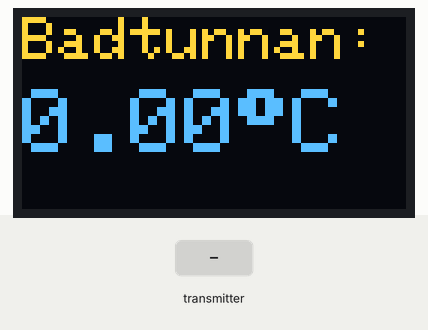
A sketch run on a simulated ESP8266 (NodeMCU). Parts: 128×64 one-colour display. Inputs (shaded band) come from the test bench. The OLED is the two-colour kind (top 16 rows yellow); what the sketch prints to the serial monitor is not drawn.

Above: at 3.2 s.
3.3 s: the transmitter starts sending temperature = 25
At 5.2 s:
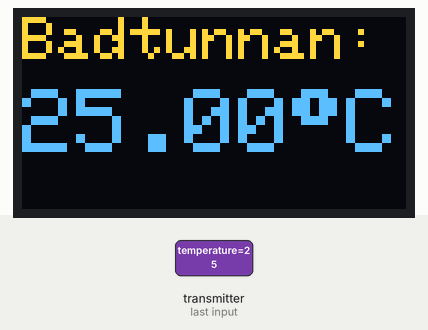
5.6 s: the transmitter starts sending temperature = 50
At 7.4 s:
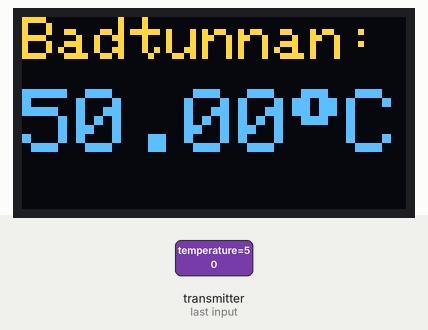
Timing chart, 0 to 8.9 s (numbered marks = the images above; inputs shaded):
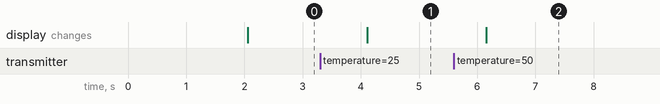

Measured:
- after the input at 3.3 s, the display: changes after 0.81 s (image 1)
- after the input at 5.6 s, the display: changes after 0.56 s (image 2)

The sketch:

hotTubReseiver.ino
```cpp
#include <ESP8266WiFi.h>
#include <espnow.h>
#include <Wire.h>
#include <Adafruit_GFX.h>
#include <Adafruit_SSD1306.h>

#define SCREEN_WIDTH 128 // OLED display width, in pixels
#define SCREEN_HEIGHT 64 // OLED display height, in pixels

// Declaration for an SSD1306 display connected to I2C (SDA, SCL pins)
Adafruit_SSD1306 display(SCREEN_WIDTH, SCREEN_HEIGHT, &Wire, -1);

// REPLACE WITH SENDER MAC Address
uint8_t senderMAC[] = {0xA4, 0xCF, 0x12, 0xC1, 0xC3, 0x82};

// Structure example to receive data
typedef struct struct_message {
  float temperature;
} struct_message;

// Create a struct_message called receivedData
struct_message receivedData;

static unsigned long lastReceiveTime = 0; // Last time a message was received

// Callback when data is received
void OnDataRecv(uint8_t *mac, uint8_t *incomingData, uint8_t len) {
  memcpy(&receivedData, incomingData, sizeof(receivedData));
  Serial.print("Received temperature: ");
  Serial.print(receivedData.temperature);
  Serial.println(" °C");
  lastReceiveTime = millis(); // Update last receive time
}

void setup() {
  // Init Serial Monitor
  Serial.begin(115200);

  // Set device as a Wi-Fi Station
  WiFi.mode(WIFI_STA);

  // Init ESP-NOW
  if (esp_now_init() != 0) {
    Serial.println("Error initializing ESP-NOW");
    return;
  }

  // Register callback function when data is received
  esp_now_set_self_role(ESP_NOW_ROLE_SLAVE);
  esp_now_register_recv_cb(OnDataRecv);

  // Register peer
  esp_now_add_peer(senderMAC, ESP_NOW_ROLE_CONTROLLER, 1, NULL, 0);

  if (!display.begin(SSD1306_SWITCHCAPVCC, 0x3C)) { // Address 0x3D for 128x64
    Serial.println(F("SSD1306 allocation failed"));
    for (;;);
  }
  delay(2000);
}

void loop() {
  // Check if data is received and update display
  if (millis() - lastReceiveTime <= 5000) {
    display.clearDisplay();
    display.setTextSize(2.7);
    display.setCursor(0, 0);
    display.setTextColor(WHITE);
    display.print("Badtunnan:");
    display.setTextSize(3); // Change the text size to 3, equivalent to 30 pixels in height
    display.print(receivedData.temperature);
    display.print((char)247); // degree symbol
    display.print("C");
    display.display();
  } else {
    display.clearDisplay();
    display.setTextSize(2); // Smaller text size
    display.setCursor(0, 0);
    display.setTextColor(WHITE);
    display.print("No Data");
    display.display();
  }

  delay(1000);
}
```
